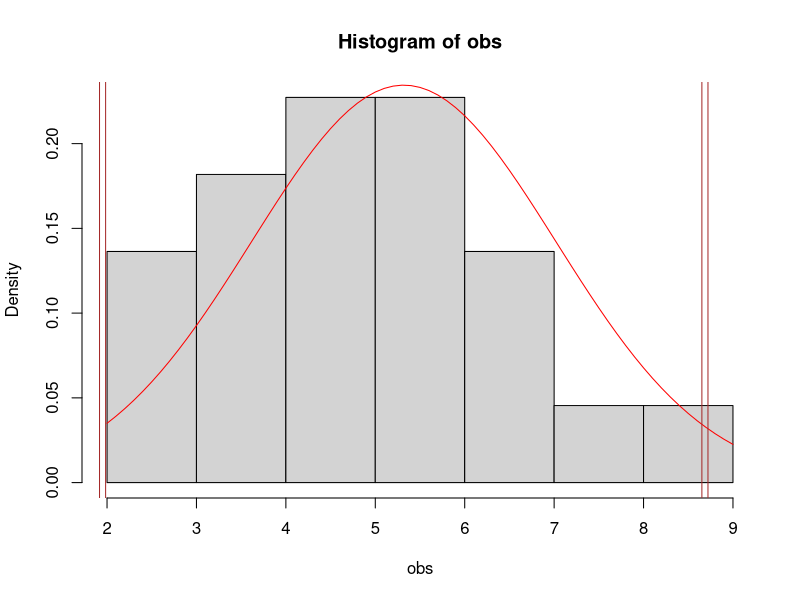

Recreate this plot in R.
obs = c(7,5,6,6,7,5,3,4,5,8,2,4,5,6,7,6,4,5,9,3,6,4)

hist(obs, freq = F)

mean = mean(obs)
SD = sd(obs)

x = seq(min(obs), max(obs), by = .1)
norm = dnorm(x, mean = mean, sd = SD)
lines(x, norm, type = 'l', col = 'red')
abline(v = c(qnorm(.025, mean, SD), qnorm(.975, mean, SD)), col = 'brown')
abline(v=c(mean - 2*SD, mean + 2*SD), col = 'brown')
